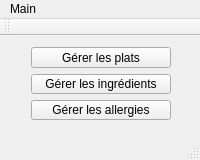
<?xml version="1.0" encoding="UTF-8"?>
<ui version="4.0">
 <class>MainWindow</class>
 <widget class="QMainWindow" name="MainWindow">
  <property name="windowModality">
   <enum>Qt::NonModal</enum>
  </property>
  <property name="geometry">
   <rect>
    <x>0</x>
    <y>0</y>
    <width>200</width>
    <height>160</height>
   </rect>
  </property>
  <property name="minimumSize">
   <size>
    <width>200</width>
    <height>160</height>
   </size>
  </property>
  <property name="maximumSize">
   <size>
    <width>200</width>
    <height>160</height>
   </size>
  </property>
  <property name="sizeIncrement">
   <size>
    <width>200</width>
    <height>160</height>
   </size>
  </property>
  <property name="mouseTracking">
   <bool>false</bool>
  </property>
  <property name="windowTitle">
   <string>Géstionnaire</string>
  </property>
  <property name="unifiedTitleAndToolBarOnMac">
   <bool>true</bool>
  </property>
  <widget class="QWidget" name="centralWidget">
   <widget class="QWidget" name="">
    <property name="geometry">
     <rect>
      <x>20</x>
      <y>0</y>
      <width>162</width>
      <height>95</height>
     </rect>
    </property>
    <layout class="QVBoxLayout" name="verticalLayout">
     <item>
      <widget class="QPushButton" name="btnLesPlats">
       <property name="text">
        <string>Gérer les plats</string>
       </property>
      </widget>
     </item>
     <item>
      <widget class="QPushButton" name="btnIngr">
       <property name="text">
        <string>Gérer les ingrédients</string>
       </property>
      </widget>
     </item>
     <item>
      <widget class="QPushButton" name="btnAlle">
       <property name="text">
        <string>Gérer les allergies</string>
       </property>
      </widget>
     </item>
    </layout>
   </widget>
  </widget>
  <widget class="QMenuBar" name="menuBar">
   <property name="geometry">
    <rect>
     <x>0</x>
     <y>0</y>
     <width>200</width>
     <height>25</height>
    </rect>
   </property>
   <widget class="QMenu" name="menuG_stionnaire_de_votre_base_de_donn_e">
    <property name="title">
     <string>Main</string>
    </property>
   </widget>
   <addaction name="menuG_stionnaire_de_votre_base_de_donn_e"/>
  </widget>
  <widget class="QToolBar" name="mainToolBar">
   <attribute name="toolBarArea">
    <enum>TopToolBarArea</enum>
   </attribute>
   <attribute name="toolBarBreak">
    <bool>false</bool>
   </attribute>
  </widget>
  <widget class="QStatusBar" name="statusBar"/>
 </widget>
 <layoutdefault spacing="6" margin="11"/>
 <resources/>
 <connections/>
</ui>
